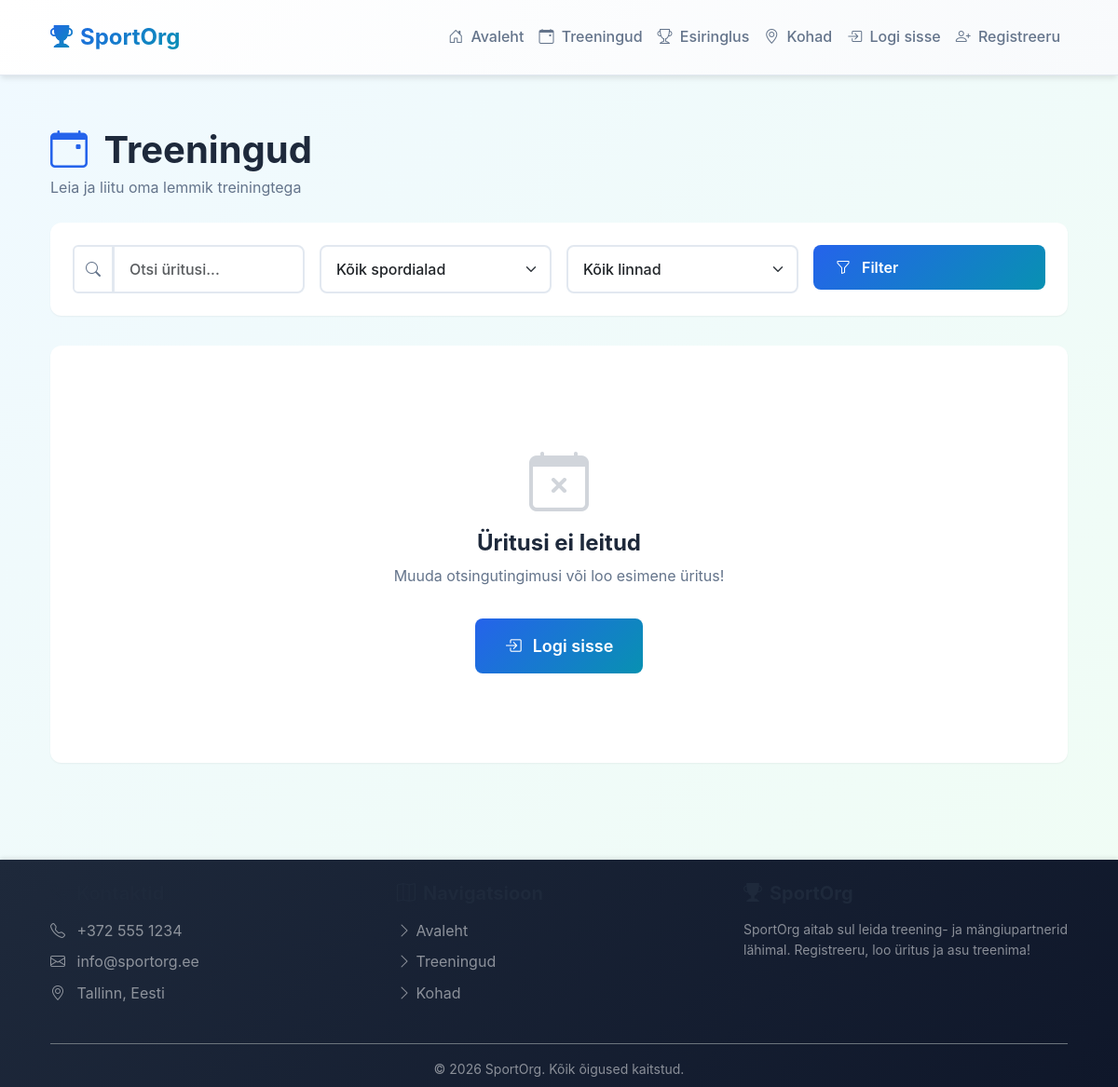
The app's page /, older data.
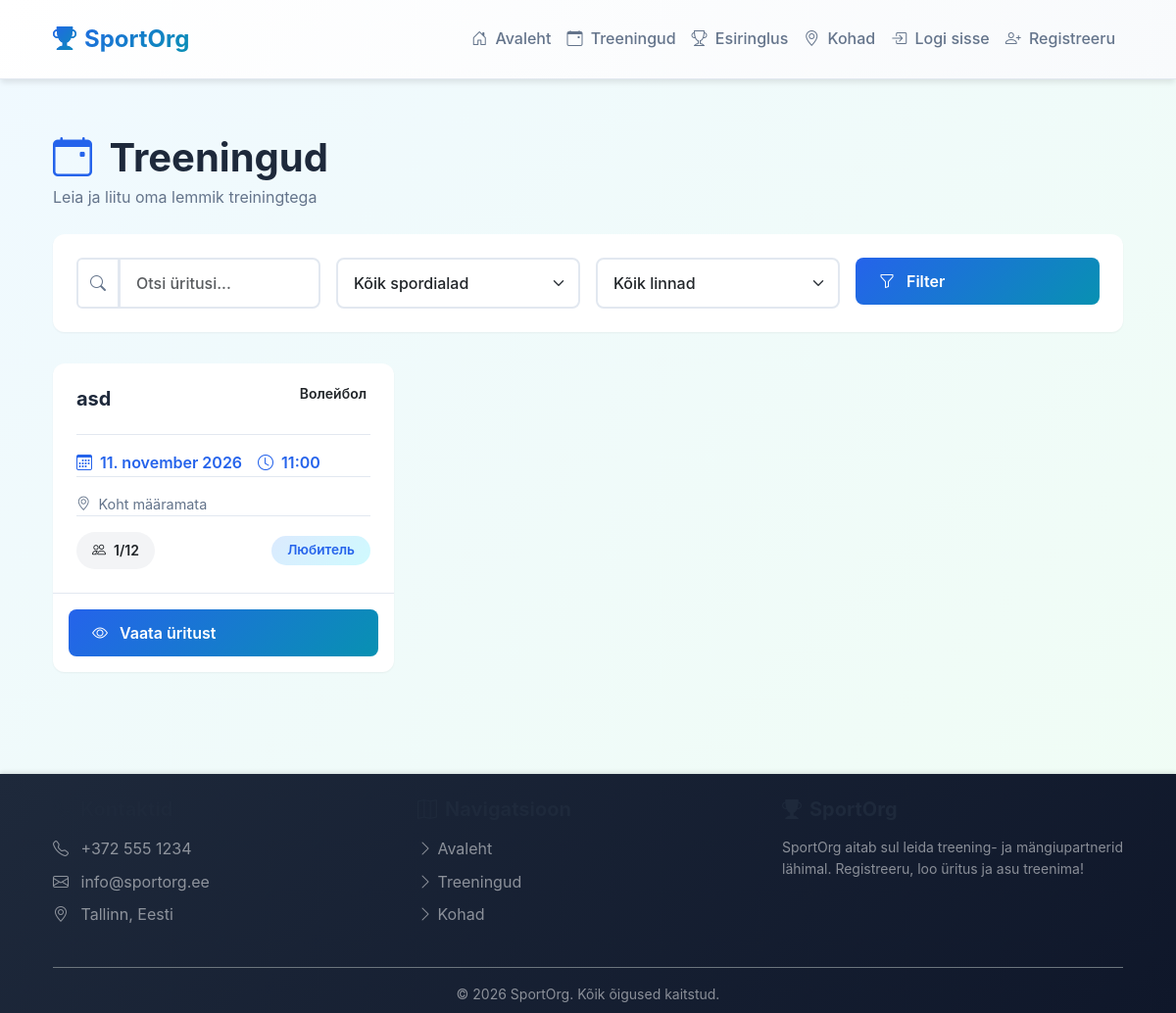
The same page, newer data.
### tables this page shows
CREATE TABLE events (
        id INTEGER PRIMARY KEY AUTOINCREMENT,
        title TEXT NOT NULL,
        description TEXT,
        sport_type TEXT NOT NULL,
        location_id INTEGER,
        creator_id INTEGER NOT NULL,
        event_date DATE NOT NULL,
        event_time TIME NOT NULL,
        duration INTEGER DEFAULT 120,
        max_participants INTEGER NOT NULL,
        current_participants INTEGER DEFAULT 1,
        skill_level TEXT NOT NULL,
        status TEXT DEFAULT 'active',
        created_at DATETIME DEFAULT CURRENT_TIMESTAMP, "duration_minutes", "reminder_sent",
        FOREIGN KEY (location_id) REFERENCES locations(id) ON DELETE SET NULL,
        FOREIGN KEY (creator_id) REFERENCES users(id) ON DELETE CASCADE
    );

### src/helpers/functions.php (called while the page is built, shortened)
<?php
function isLoggedIn() {
    return isset($_SESSION['user_id']) && !empty($_SESSION['user_id']);
}
function clean($data) {
    return htmlspecialchars($data, ENT_QUOTES, 'UTF-8');
}
function formatDateEt($date) {
    $months = [
        'jaanuar', 'veebruar', 'märts', 'aprill', 'mai', 'juuni',
        'juuli', 'august', 'september', 'oktoober', 'november', 'detsember'
    ];
    $timestamp = strtotime($date);
    $day = date('d', $timestamp);
    $month = $months[(int)date('m', $timestamp) - 1];
    $year = date('Y', $timestamp);
    return "$day. $month $year";
}
function formatTimeEt($time) {
    return date('H:i', strtotime($time));
}
?>

### src/config/bootstrap.php (called while the page is built, shortened)
<?php
$rootDir = dirname(__DIR__, 2);
require_once $rootDir . '/src/helpers/functions.php';
if (!function_exists('fetchAll')) {
    function fetchAll($pdo, $sql, $params = []) {
        $stmt = $pdo->prepare($sql);
        $stmt->execute($params);
        return $stmt->fetchAll();
    }
}
?>

### src/pages/home.php (the view, shortened to what the changed rows need)
<?php
require_once dirname(__DIR__, 2) . '/src/config/bootstrap.php';
$where = ["e.status NOT IN ('cancelled')", "(e.event_date > DATE('now') OR (e.event_date = DATE('now') AND e.event_time > TIME('now')))"];
$params = [];
$whereClause = implode(' AND ', $where);
$sql = "SELECT e.*, u.username, l.name as location_name, l.city
        FROM events e
        JOIN users u ON e.creator_id = u.id
        LEFT JOIN locations l ON e.location_id = l.id
        WHERE $whereClause
        ORDER BY e.event_date ASC
        LIMIT 50";
$events = fetchAll($pdo, $sql, $params);
require_once BASE_PATH . '/src/components/Header.php';
?>
<div class="row mb-4">
    <div class="col-12">
        <div class="d-flex justify-content-between align-items-center flex-wrap gap-3">
            <div>
                <h1 class="mb-1">
                    <i class="bi bi-calendar-event text-primary me-2"></i>
                    Treeningud
                </h1>
            </div>
        </div>
    </div>
</div>
<?php if (empty($events)): ?>
    <div class="card text-center py-5">
        <div class="empty-state">
            <i class="bi bi-calendar-x empty-state-icon"></i>
            <h4 class="empty-state-title">Üritusi ei leitud</h4>
            <p class="empty-state-text">Muuda otsingutingimusi või loo esimene üritus!</p>
            <?php if (isLoggedIn()): ?>
                <a href="/events/create" class="btn btn-primary btn-lg">
                    <i class="bi bi-plus-circle me-1"></i>Loo üritus
                </a>
            <?php else: ?>
                <a href="/login" class="btn btn-primary btn-lg">
                    <i class="bi bi-box-arrow-in-right me-1"></i>Logi sisse
                </a>
            <?php endif; ?>
        </div>
<?php else: ?>
    <div class="row g-4">
        <?php foreach ($events as $event): ?>
            <div class="col-md-6 col-lg-4 fade-in">
                <div class="card event-card h-100">
                    <span class="event-badge"><?php echo clean($event['sport_type']); ?></span>
                    <div class="card-body event-content">
                        <h5 class="card-title"><?php echo clean($event['title']); ?></h5>
                        <div class="event-meta">
                            <div class="event-date">
                                <i class="bi bi-calendar3"></i>
                                <?php echo formatDateEt($event['event_date']); ?>
                                <i class="bi bi-clock ms-2"></i>
                                <?php echo formatTimeEt($event['event_time']); ?>
                            </div>
                        </div>
                        <div class="event-meta">
                            <div class="event-location">
                                <i class="bi bi-geo-alt"></i>
                                <?php echo clean($event['location_name'] ?? 'Koht määramata'); ?>
                            </div>
                        </div>
                        <div class="event-meta d-flex justify-content-between align-items-center">
                            <div class="participants-count">
                                <i class="bi bi-people"></i>
                                <span><?php echo $event['current_participants'] ?? 0; ?>/<?php echo $event['max_participants']; ?></span>
                            </div>
                            <span class="badge badge-primary"><?php echo ucfirst($event['skill_level'] ?? 'Keskmine'); ?></span>
                        </div>
                    </div>
                    <div style="padding: 1rem;border-top: 1px solid #e2e8f0;">
                        <a href="<?php echo SITE_URL; ?>/src/pages/events/view.php?id=<?php echo $event['id']; ?>"
                           class="btn btn-primary w-100">
                            <i class="bi bi-eye me-1"></i>Vaata üritust
                        </a>
                    </div>
                </div>
            </div>
        <?php endforeach; ?>
    </div>
<?php endif; ?>
<?php require_once BASE_PATH . '/src/components/Footer.php'; ?>

Row changes from the older to the newer data that the page shows:
added events: sport_type "Волейбол", title "asd", event_date "11. november 2026", event_time "11:00", location_name "Koht määramata", current_participants "1", max_participants "12", skill_level "Любитель"
Text that changed along with them:
text no longer shown: "Üritusi ei leitud Muuda otsingutingimusi või loo esimene üritus! Logi sisse"
